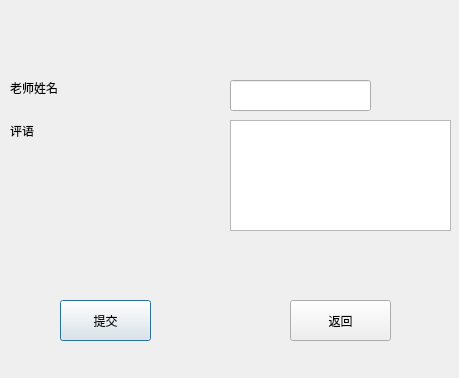
<?xml version="1.0" encoding="UTF-8"?>
<ui version="4.0">
 <class>stuevaluate</class>
 <widget class="QDialog" name="stuevaluate">
  <property name="geometry">
   <rect>
    <x>0</x>
    <y>0</y>
    <width>459</width>
    <height>378</height>
   </rect>
  </property>
  <property name="windowTitle">
   <string>Dialog</string>
  </property>
  <widget class="QLabel" name="label">
   <property name="geometry">
    <rect>
     <x>10</x>
     <y>80</y>
     <width>81</width>
     <height>16</height>
    </rect>
   </property>
   <property name="text">
    <string>老师姓名</string>
   </property>
  </widget>
  <widget class="QLabel" name="label_2">
   <property name="geometry">
    <rect>
     <x>10</x>
     <y>110</y>
     <width>101</width>
     <height>41</height>
    </rect>
   </property>
   <property name="text">
    <string>评语</string>
   </property>
  </widget>
  <widget class="QPushButton" name="submit">
   <property name="geometry">
    <rect>
     <x>60</x>
     <y>300</y>
     <width>91</width>
     <height>41</height>
    </rect>
   </property>
   <property name="text">
    <string>提交</string>
   </property>
  </widget>
  <widget class="QLineEdit" name="tname">
   <property name="geometry">
    <rect>
     <x>230</x>
     <y>80</y>
     <width>141</width>
     <height>31</height>
    </rect>
   </property>
  </widget>
  <widget class="QPushButton" name="back">
   <property name="geometry">
    <rect>
     <x>290</x>
     <y>300</y>
     <width>101</width>
     <height>41</height>
    </rect>
   </property>
   <property name="text">
    <string>返回</string>
   </property>
  </widget>
  <widget class="QTextEdit" name="content">
   <property name="geometry">
    <rect>
     <x>230</x>
     <y>120</y>
     <width>221</width>
     <height>111</height>
    </rect>
   </property>
  </widget>
 </widget>
 <resources/>
 <connections/>
</ui>
